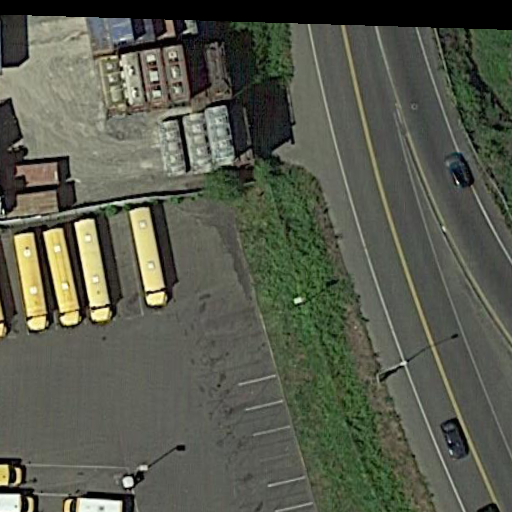
#> input picture samyak/P0003_0002.png, 512 x 512 px
$ python ok.py
#> lines starting #> are read from the running program, lines starting #| are printed output that depends on the picture
from PIL import Image, ImageDraw
import matplotlib.pyplot as plt

# Load the original image
image_path = 'P0003_0002.png'  # Replace with the actual path to your image
img = Image.open(image_path)
#> img is the input picture: PIL image 512x512 RGB; mean R, G, B 87.3, 90.5, 76.9

W, H = img.size  # Actual image width and height
#> W = 512; H = 512
scale_x = W / 1000
#> scale_x = 0.512
scale_y = H / 1000
#> scale_y = 0.512

draw = ImageDraw.Draw(img)

# Bounding boxes normalized to 1000
bboxes = [
    (10, 442, 120, 636),   # Top row, leftmost
    (110, 436, 220, 630),  # Top row, second
    (198, 430, 308, 624),  # Top row, third
    (286, 424, 396, 618),  # Top row, fourth
    (0, 928, 90, 1000),    # Bottom row, left
    (100, 958, 220, 1000)  # Bottom row, right
]

# Draw rectangles using scaled coordinates
for x1, y1, x2, y2 in bboxes:
    sx1 = x1 * scale_x
    sy1 = y1 * scale_y
    sx2 = x2 * scale_x
    sy2 = y2 * scale_y
    draw.rectangle([sx1, sy1, sx2, sy2], outline="red", width=4)

# Display the image
plt.figure(figsize=(10, 8))
plt.imshow(img)
plt.axis('off')
plt.title("Yellow Buses with Bounding Boxes")
plt.show()
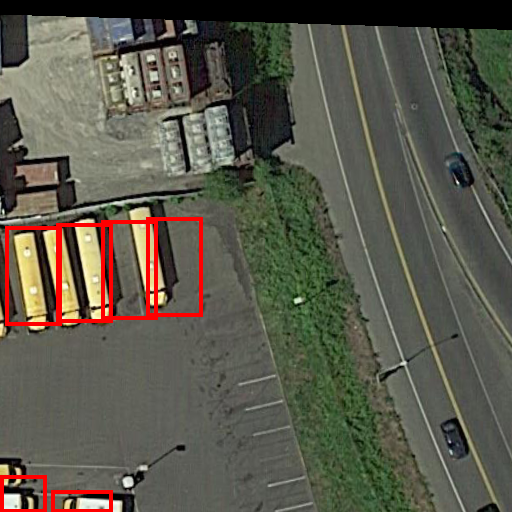
#> shown: shape (512, 512, 3); mean R, G, B 90.1, 87.9, 74.9

# Save the output
img.save('annotated_buses.jpg')
print("✅ Annotated image saved as 'annotated_buses.jpg'")
